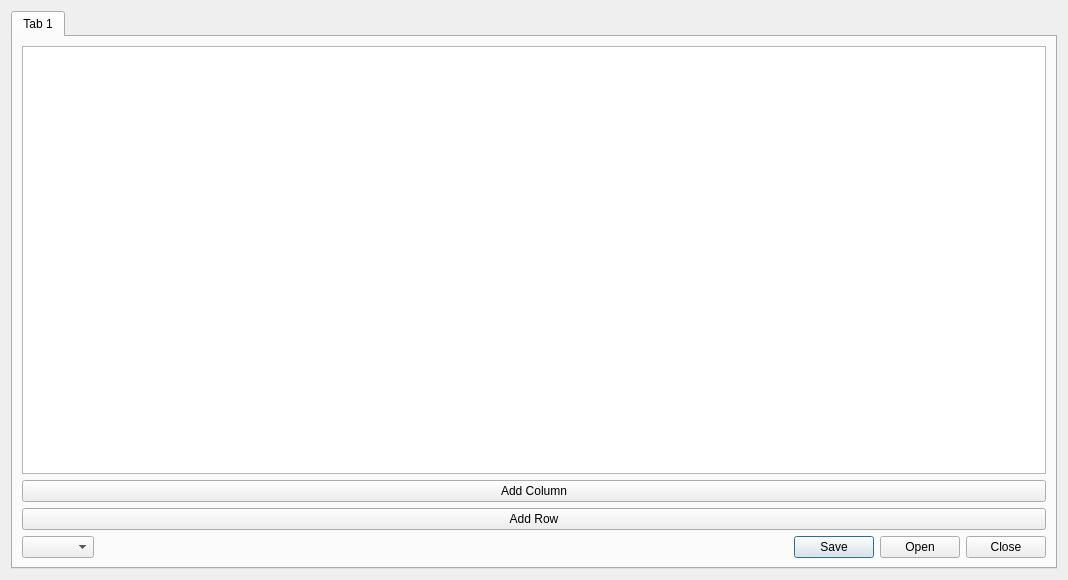
<?xml version="1.0" encoding="UTF-8"?>
<ui version="4.0">
 <class>Dialog</class>
 <widget class="QDialog" name="Dialog">
  <property name="geometry">
   <rect>
    <x>0</x>
    <y>0</y>
    <width>1068</width>
    <height>580</height>
   </rect>
  </property>
  <property name="windowTitle">
   <string>Export Tables</string>
  </property>
  <layout class="QGridLayout" name="gridLayout_2">
   <item row="0" column="0">
    <layout class="QGridLayout" name="gridLayout">
     <item row="0" column="0">
      <widget class="QTabWidget" name="tabWidget">
       <property name="currentIndex">
        <number>0</number>
       </property>
       <widget class="QWidget" name="tab">
        <attribute name="title">
         <string>Tab 1</string>
        </attribute>
        <layout class="QGridLayout" name="gridLayout_4">
         <item row="0" column="0">
          <layout class="QGridLayout" name="gridLayout_3">
           <item row="1" column="0">
            <layout class="QVBoxLayout" name="verticalLayout">
             <item>
              <widget class="QPushButton" name="addCol">
               <property name="text">
                <string>Add Column</string>
               </property>
              </widget>
             </item>
             <item>
              <widget class="QPushButton" name="addRow">
               <property name="text">
                <string>Add Row</string>
               </property>
              </widget>
             </item>
            </layout>
           </item>
           <item row="0" column="0">
            <widget class="QTableWidget" name="tableWidget">
             <property name="rowCount">
              <number>0</number>
             </property>
             <property name="columnCount">
              <number>0</number>
             </property>
            </widget>
           </item>
          </layout>
         </item>
         <item row="1" column="0">
          <layout class="QHBoxLayout" name="horizontalLayout">
           <item>
            <widget class="QComboBox" name="comboBox"/>
           </item>
           <item>
            <widget class="QDialogButtonBox" name="buttonBox">
             <property name="toolTip">
              <string>&lt;html&gt;&lt;head/&gt;&lt;body&gt;&lt;p&gt;Open - Load File from Dropdown&lt;/p&gt;&lt;/body&gt;&lt;/html&gt;</string>
             </property>
             <property name="standardButtons">
              <set>QDialogButtonBox::Close|QDialogButtonBox::Open|QDialogButtonBox::Save</set>
             </property>
            </widget>
           </item>
          </layout>
         </item>
        </layout>
       </widget>
      </widget>
     </item>
    </layout>
   </item>
  </layout>
 </widget>
 <resources/>
 <connections/>
</ui>
